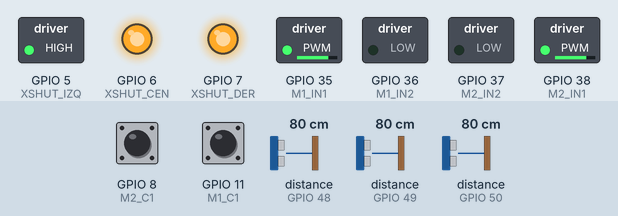
The sketch below on a simulated ESP32-S3. Shown: switched loads named in the sketch (green lamp = pin HIGH), output pins drawn as LEDs (lit = HIGH). Dashed ring = blinking. The test bench sets the inputs (shaded band); at power-on: distance to the obstacle (sensors on GPIO 48, GPIO 49, GPIO 50) 80 cm, GPIO 8 (M2_C1) HIGH, GPIO 11 (M1_C1) HIGH.

Above: at 8.6 s.
8.7 s: distance to the obstacle (sensor on GPIO 48) set to 17 cm
14.4 s: distance to the obstacle (sensor on GPIO 48) set to 14 cm
At 14.75 s:
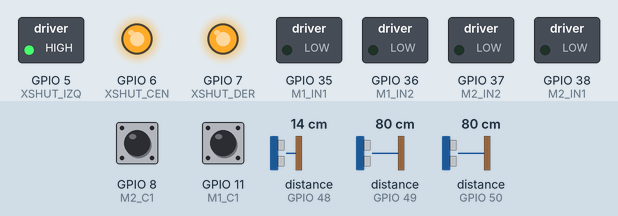
20.1 s: distance to the obstacle (sensor on GPIO 49) set to 9 cm
25.8 s: distance to the obstacle (sensor on GPIO 49) set to 6 cm
At 29.4 s:
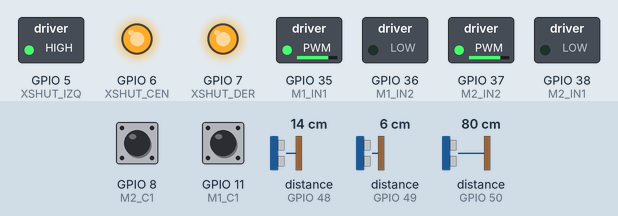
36.2 s: distance to the obstacle (sensor on GPIO 50) set to 18 cm
41.9 s: distance to the obstacle (sensor on GPIO 50) set to 14 cm
At 44.1 s:
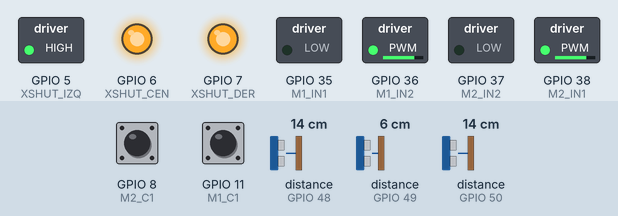
Timing chart, 0 to 48.4 s (numbered marks = the images above; inputs shaded):
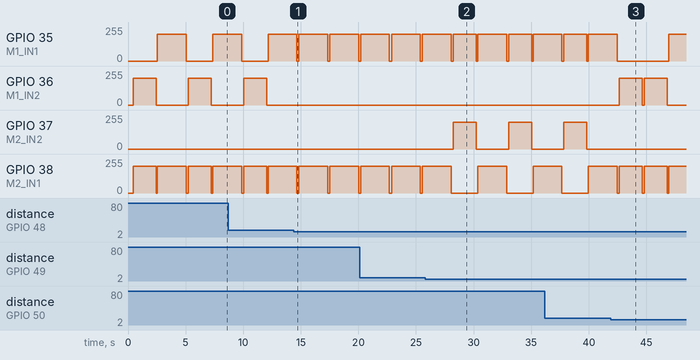

The sketch:

01_left_wall_follower.ino
```cpp
// ============================================================
//  TJ Micromouse — 01: LEFT WALL FOLLOWER
//  Prioridad: izquierda → frente → derecha → 180°
//  Ideal cuando el objetivo está al fondo del laberinto
//  usando la convención de mano izquierda.
// ============================================================

#include <WiFi.h>
#include <Wire.h>
#include <Adafruit_VL53L0X.h>

// ── Hardware ─────────────────────────────────────────────────
#define M1_IN1 35
#define M1_IN2 36
#define M2_IN1 38
#define M2_IN2 37

#define M1_C1 11
#define M1_C2 10
#define M2_C1 8
#define M2_C2 9

#define SDA_PIN   12
#define SCL_PIN   13
#define XSHUT_IZQ 5
#define XSHUT_CEN 6
#define XSHUT_DER 7
#define ADDR_IZQ  0x30
#define ADDR_CEN  0x31
#define ADDR_DER  0x32

#define PULSOS_POR_CASILLA 2470
#define PULSOS_GIRO_90     1000
#define DEBOUNCE_US        120

// Umbrales (mm)
#define UMBRAL_LADO   150
#define UMBRAL_FRENTE 70

// ── Variables globales ───────────────────────────────────────
volatile long enc1 = 0, enc2 = 0;
volatile uint32_t lastTick1 = 0, lastTick2 = 0;
Adafruit_VL53L0X LX, LC, LD;

void IRAM_ATTR isr1() {
  uint32_t now = micros();
  if (now - lastTick1 < DEBOUNCE_US) return;
  lastTick1 = now;
  enc1 += (digitalRead(M1_C1) == digitalRead(M1_C2)) ? 1 : -1;
}
void IRAM_ATTR isr2() {
  uint32_t now = micros();
  if (now - lastTick2 < DEBOUNCE_US) return;
  lastTick2 = now;
  enc2 += (digitalRead(M2_C1) == digitalRead(M2_C2)) ? 1 : -1;
}

// ── Motores ──────────────────────────────────────────────────
void motor(int in1, int in2, int vel) {
  vel = constrain(vel, -255, 255);
  if (vel > 0)      { ledcWrite(in1, vel); ledcWrite(in2, 0);    }
  else if (vel < 0) { ledcWrite(in1, 0);   ledcWrite(in2, -vel); }
  else              { ledcWrite(in1, 0);   ledcWrite(in2, 0);    }
}
void stop() { motor(M1_IN1, M1_IN2, 0); motor(M2_IN1, M2_IN2, 0); }
void resetEnc() { enc1 = 0; enc2 = 0; }

// ── Movimiento ───────────────────────────────────────────────
void avanzarCasilla() {
  resetEnc();
  unsigned long t0 = millis();
  while (abs(enc1) < PULSOS_POR_CASILLA && abs(enc2) < PULSOS_POR_CASILLA) {
    motor(M1_IN1, M1_IN2, 200);
    motor(M2_IN1, M2_IN2, 200);
    if (millis() - t0 > 2500) break;
  }
  stop(); delay(80);
}

void giroIzq90() {
  resetEnc();
  unsigned long t0 = millis();
  while (abs(enc1) < PULSOS_GIRO_90) {
    motor(M1_IN1, M1_IN2, -200);
    motor(M2_IN1, M2_IN2,  200);
    if (millis() - t0 > 2000) break;
  }
  stop(); delay(120);
}

void giroDer90() {
  resetEnc();
  unsigned long t0 = millis();
  while (abs(enc2) < PULSOS_GIRO_90) {
    motor(M1_IN1, M1_IN2,  200);
    motor(M2_IN1, M2_IN2, -200);
    if (millis() - t0 > 2000) break;
  }
  stop(); delay(120);
}

void giro180() { giroIzq90(); delay(60); giroIzq90(); }

// ── Sensores ─────────────────────────────────────────────────
void leerSensores(uint16_t &izq, uint16_t &cen, uint16_t &der) {
  VL53L0X_RangingMeasurementData_t mI, mC, mD;
  LX.rangingTest(&mI, false);
  LC.rangingTest(&mC, false);
  LD.rangingTest(&mD, false);
  izq = (mI.RangeStatus != 4) ? mI.RangeMilliMeter : 500;
  cen = (mC.RangeStatus != 4) ? mC.RangeMilliMeter : 500;
  der = (mD.RangeStatus != 4) ? mD.RangeMilliMeter : 500;
}

void setupVL() {
  pinMode(XSHUT_IZQ, OUTPUT); pinMode(XSHUT_CEN, OUTPUT); pinMode(XSHUT_DER, OUTPUT);
  digitalWrite(XSHUT_IZQ, LOW); digitalWrite(XSHUT_CEN, LOW); digitalWrite(XSHUT_DER, LOW);
  delay(10);
  digitalWrite(XSHUT_IZQ, HIGH); delay(10); LX.begin(ADDR_IZQ);
  digitalWrite(XSHUT_CEN, HIGH); delay(10); LC.begin(ADDR_CEN);
  digitalWrite(XSHUT_DER, HIGH); delay(10); LD.begin(ADDR_DER);
}

void setup() {
  Serial.begin(115200); delay(300);
  pinMode(M1_C1, INPUT_PULLUP); pinMode(M1_C2, INPUT_PULLUP);
  pinMode(M2_C1, INPUT_PULLUP); pinMode(M2_C2, INPUT_PULLUP);
  attachInterrupt(digitalPinToInterrupt(M1_C1), isr1, CHANGE);
  attachInterrupt(digitalPinToInterrupt(M2_C1), isr2, CHANGE);
  ledcAttach(M1_IN1, 40000, 8); ledcAttach(M1_IN2, 40000, 8);
  ledcAttach(M2_IN1, 40000, 8); ledcAttach(M2_IN2, 40000, 8);
  Wire.begin(SDA_PIN, SCL_PIN);
  setupVL();
}

// ════════════════════════════════════════════════════════════
//  LEFT WALL FOLLOWER LOOP
//  Prioridad: IZQ → FRENTE → DER → 180
// ════════════════════════════════════════════════════════════
void loop() {
  uint16_t L, C, R;
  leerSensores(L, C, R);

  bool izq_libre   = (L > UMBRAL_LADO);
  bool frente_libre = (C > UMBRAL_FRENTE);
  bool der_libre    = (R > UMBRAL_LADO);

  if (izq_libre) {
    // Pasillo a la izquierda: girar izq y avanzar
    giroIzq90();
    avanzarCasilla();
  } else if (frente_libre) {
    // Frente libre: avanzar
    avanzarCasilla();
  } else if (der_libre) {
    // Solo derecha: girar der y avanzar
    giroDer90();
    avanzarCasilla();
  } else {
    // Callejón sin salida: dar vuelta
    giro180();
    avanzarCasilla();
  }
}
```

Measured:
- the behaviour switches between 16 and 15 cm on distance to the obstacle (sensor on GPIO 48) (found by bisection; images 0 and 1)
- the behaviour switches between 8 and 7 cm on distance to the obstacle (sensor on GPIO 49) (found by bisection; images 1 and 2)
- the behaviour switches between 16 and 15 cm on distance to the obstacle (sensor on GPIO 50) (found by bisection; images 2 and 3)
- after the input at 14.4 s, GPIO 36 (M1_IN2): stays 0/255 (without the input it goes to 199/255 after 0.44 s)
- after the input at 25.8 s, GPIO 37 (M2_IN2): alternates 199/255 for 2.0 s and 0/255 for 2.8 s, starting after 2.4 s; GPIO 38 (M2_IN1): 0/255 → 199/255 after 4.6 s, → 0/255 2.5 s later, → 199/255 2.3 s later
- after the input at 41.9 s, GPIO 36 (M1_IN2): alternates 199/255 for 2.0 s and 0/255 for 0.18 s, starting after 0.75 s; GPIO 37 (M2_IN2): stays 0/255 (without the input it goes to 199/255 after 0.75 s)
- by itself, GPIO 36 (M1_IN2): alternates 199/255 for 2.0 s and 0/255 for 2.8 s
